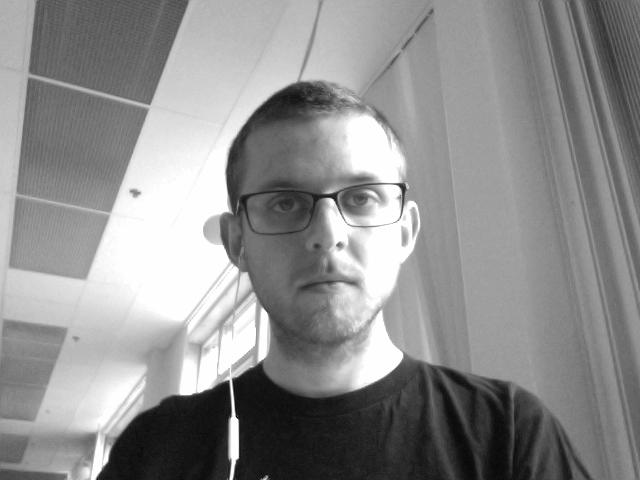
%> input picture img1.jpg, 640 x 480 px
$ octave --eval "testBench;"   (GNU Octave 9; MATLAB toolbox functions it lacks are replaced by stand-ins)
%> lines starting %> are read from the running program, lines starting %| are printed output that depends on the picture
%%% Test

function testBench

img1 = imread('img1.jpg');
%> img1 is the input picture: size 480x640 uint8; min 0, max 255, mean 141.8
img2 = imread('img3.jpg');
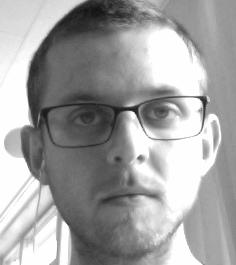
%> input picture img3.jpg, 236 x 265 px
%> img2 is the input picture: size 265x236 uint8; min 16, max 255, mean 161.5

pts1 = detectMinEigenFeatures(img1);
%> pts1 = 492 points; strongest (x, y): (229, 382), (268, 477), (234, 380), (338, 246), (237, 417)
pts1 = pts1.selectStrongest(500);

pts2 = detectMinEigenFeatures(img2);
%> pts2 = 480 points; strongest (x, y): (200, 98), (139, 159), (31, 125), (133, 113), (48, 187)
pts2 = pts2.selectStrongest(500);


imgPts1 = insertMarker(img1, pts1.Location, 'X', 'Color', 'yellow');
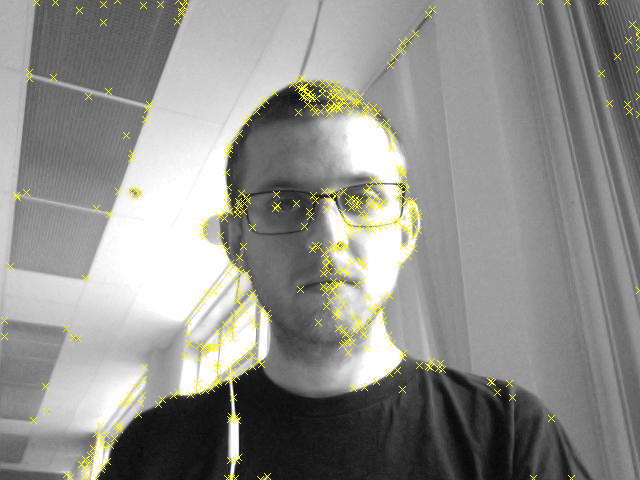
%> imgPts1: size 480x640x3 uint8; mean R, G, B 143.7, 143.7, 138.8
imgPts2 = insertMarker(img2, pts2.Location, 'X', 'Color', 'yellow');
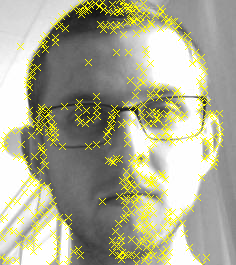
%> imgPts2: size 265x236x3 uint8; mean R, G, B 170.7, 170.7, 147.2

figure(1), imshow(imgPts1); hold on;
figure(2), imshow(imgPts2); hold on;

feat1 = extractFeatures(img1, pts1);
feat2 = extractFeatures(img2, pts2);

idxPairs = matchFeatures(feat1, feat2);
%> idxPairs = 62 rows, first 12: [3 1; 14 3; 17 2; 31 4; 34 6; 38 7; 39 10; 43 5; 47 9; 50 8; 56 10; 74 11]

matchedPts1 = pts1(idxPairs(:, 1));
%> matchedPts1 = 62 points; strongest (x, y): (234, 380), (262, 310), (341, 244), (382, 311), (219, 375)
matchedPts2 = pts2(idxPairs(:, 2));
%> matchedPts2 = 62 points; strongest (x, y): (200, 98), (139, 159), (31, 125), (133, 113), (48, 187)

figure(1);
plot(matchedPts1.Location(:, 1), matchedPts1.Location(:, 2), ...
     'O', 'Color', 'blue');
%> (this line was passed over: plot is not available in this run)

figure(2);
plot(matchedPts2.Location(:, 1), matchedPts2.Location(:, 2), ...
     'O', 'Color', 'blue');
%> (this line was passed over: plot is not available in this run)

%figure(3);
%showMatchedFeatures(img1, img2 ,matchedPts1,matchedPts2);
%legend('matched points 1','matched points 2');
